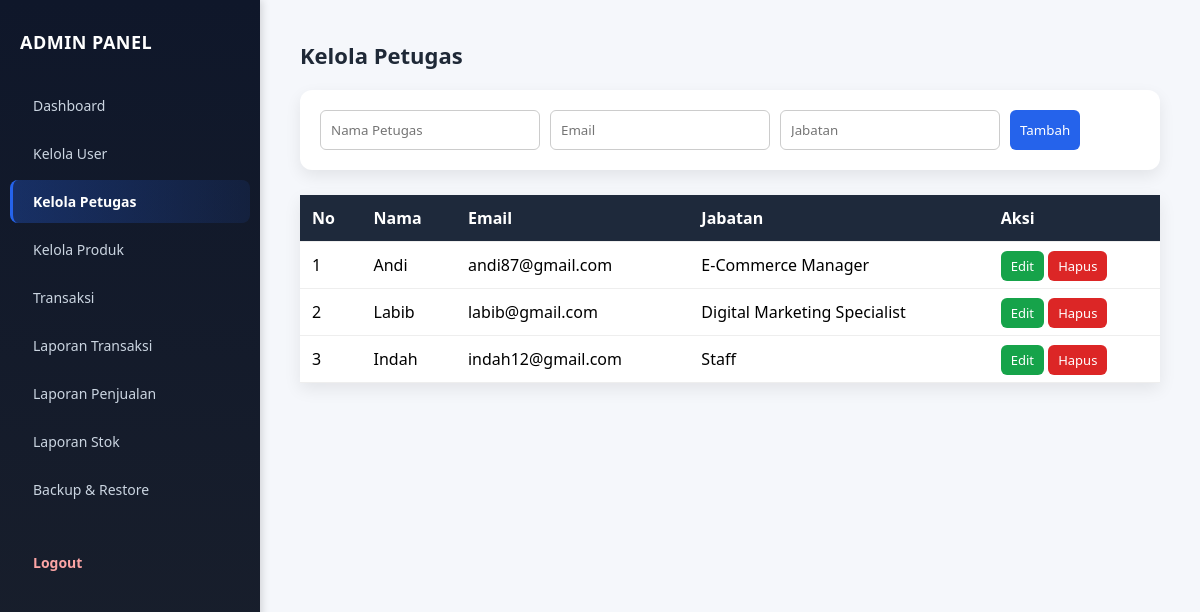
Page /admin/petugas.php (signed in) on the committed database.
### tables this page shows
CREATE TABLE `petugas` (
  `id` int(11) NOT NULL AUTO_INCREMENT,
  `nama` varchar(100) NOT NULL,
  `email` varchar(100) NOT NULL,
  `jabatan` varchar(50) NOT NULL,
  PRIMARY KEY (`id`)
);

### admin/petugas.php (the view, shortened to what this page needs)
<?php
include __DIR__ . "/../config/database.php";
$editData = null;
$dataPetugas = mysqli_query($conn, "SELECT * FROM petugas ORDER BY id DESC");
?>
<!DOCTYPE html>
<html lang="id">
<head>
</head>
<body>
    <div class="wrapper">
        <div class="sidebar">
            <h2>ADMIN PANEL</h2>
            <a href="dashboard.php">Dashboard</a>
            <a href="user.php">Kelola User</a>
            <a href="petugas.php" class="active">Kelola Petugas</a>
            <a href="produk.php">Kelola Produk</a>
            <a href="transaksi.php">Transaksi</a>
            <a href="laporan_transaksi.php"> Laporan Transaksi</a>
            <a href="laporan_penjualan.php">Laporan Penjualan</a>
            <a href="laporan_stok.php">Laporan Stok</a>
            <a href="backup_restore.php">Backup & Restore</a>
            <a href="logout.php" class="logout-btn" onclick="return confirm('Apakah Anda yakin ingin logout?')">
                Logout
            </a>
        </div>
        <div class="content">
            <h1>Kelola Petugas</h1>
            <div class="card">
                <form method="post">
                    <input type="text" name="nama" placeholder="Nama Petugas"
                        value="<?= $editData['nama'] ?? '' ?>" required>
                    <input type="email" name="email" placeholder="Email"
                        value="<?= $editData['email'] ?? '' ?>" required>
                    <input type="text" name="jabatan" placeholder="Jabatan"
                        value="<?= $editData['jabatan'] ?? '' ?>" required>
                    <?php if ($editData) { ?>
                        <button name="update">Update</button>
                        <a href="petugas.php" class="action batal">Batal</a>
                    <?php } else { ?>
                        <button name="tambah">Tambah</button>
                    <?php } ?>
                </form>
            </div>
            <table>
                <tr>
                    <th>No</th>
                    <th>Nama</th>
                    <th>Email</th>
                    <th>Jabatan</th>
                    <th>Aksi</th>
                </tr>
                <?php $no = 1;
                while ($p = mysqli_fetch_assoc($dataPetugas)) { ?>
                    <tr>
                        <td><?= $no++ ?></td>
                        <td><?= htmlspecialchars($p['nama']) ?></td>
                        <td><?= htmlspecialchars($p['email']) ?></td>
                        <td><?= htmlspecialchars($p['jabatan']) ?></td>
                        <td>
                            <a class="action edit" href="?edit=<?= $p['id'] ?>">Edit</a>
                            <a class="action hapus"
                                href="?hapus=<?= $p['id'] ?>"
                                onclick="return confirm('Hapus petugas ini?')">Hapus</a>
                        </td>
                    </tr>
                <?php } ?>
            </table>
        </div>
    </div>
</body>
</html>

### admin/petugas.php (style rules this page uses)
* { box-sizing: border-box; margin: 0; padding: 0; font-family: 'Segoe UI', Tahoma, Geneva, Verdana, sans-serif; }
body { margin: 0; background: #f5f7fb; }
.wrapper { display: flex; min-height: 100vh; }
.sidebar { width: 260px; background: linear-gradient(180deg, #0f172a 0%, #1a202c 100%); color: #e2e8f0; padding: 30px 0; box-shadow: 2px 0 8px rgba(0, 0, 0, 0.15); position: fixed; height: 100vh; overflow-y: auto; }
.sidebar h2 { font-size: 18px; font-weight: 700; margin: 0 20px 30px; color: #fff; letter-spacing: 0.5px; }
.sidebar a { display: block; font-size: 14px; font-weight: 500; color: #cbd5e1; text-decoration: none; padding: 12px 20px; margin: 5px 10px; border-radius: 8px; transition: all 0.3s ease; border-left: 3px solid transparent; }
.sidebar a.active { background: linear-gradient(90deg, rgba(37, 99, 235, 0.3), rgba(37, 99, 235, 0.1)); color: #fff; border-left-color: #2563eb; font-weight: 600; }
.sidebar a.logout-btn { color: #fca5a5; font-weight: 600; margin-top: 30px; }
.content { flex: 1; margin-left: 260px; padding: 40px; }
h1 { font-size: 22px; font-weight: 700; color: #1f2937; margin-bottom: 20px; }
.card { background: #fff; padding: 20px; border-radius: 12px; margin-bottom: 25px; box-shadow: 0 6px 16px rgba(0, 0, 0, .08); }
form { display: flex; gap: 10px; flex-wrap: wrap; }
input, button { padding: 10px; border-radius: 6px; border: 1px solid #ccc; }
button { background: #2563eb; color: #fff; border: none; cursor: pointer; }
table { width: 100%; border-collapse: collapse; background: #fff; box-shadow: 0 6px 16px rgba(0, 0, 0, .08); }
th, td { padding: 12px; border-bottom: 1px solid #eee; }
th { background: #1e293b; color: #fff; text-align: left; }
.action { padding: 6px 10px; border-radius: 6px; color: #fff; font-size: 13px; text-decoration: none; }
.edit { background: #16a34a; }
.hapus { background: #dc2626; }

### rows in the picture
petugas: nama "Andi", email "andi87@gmail.com", jabatan "E-Commerce Manager"
petugas: nama "Labib", email "labib@gmail.com", jabatan "Digital Marketing Specialist"
petugas: nama "Indah", email "indah12@gmail.com", jabatan "Staff"
